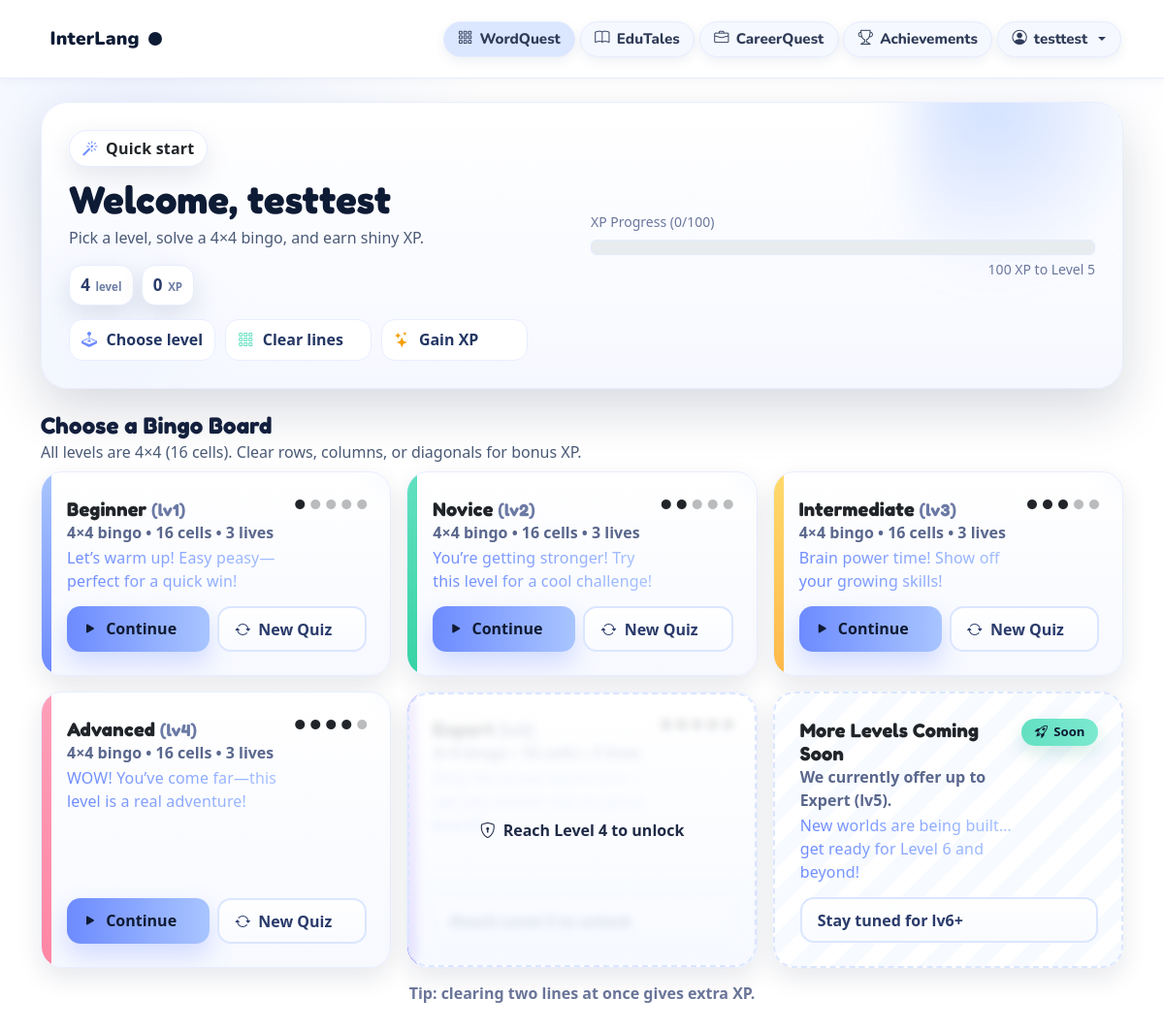
The page /home (signed in) on the database its author committed.
### tables this page shows
CREATE TABLE users (
            id INTEGER PRIMARY KEY AUTOINCREMENT,
            username TEXT UNIQUE NOT NULL,
            level INTEGER NOT NULL DEFAULT 1
        , xp INTEGER DEFAULT 0, title_code TEXT, password_hash TEXT, user_xp INTEGER DEFAULT 0, user_level INTEGER DEFAULT 1, age INTEGER, grade TEXT, gender TEXT);

### app.py (the view, shortened to what this page needs)
@app.route("/home")
def home():
    if "username" not in session:
        return redirect(url_for("login"))
    username = session["username"]
    db = get_db()
    row = db.execute("SELECT level, xp, title_code FROM users WHERE username = ?", (username,)).fetchone()
    if not row:
        db.execute("INSERT INTO users(username, level, xp) VALUES(?, ?, ?)", (username, 1, 0))
        db.commit()
        user_level, user_xp, title_code = 1, 0, None
    else:
        user_level, user_xp, title_code = row["level"], row["xp"], row["title_code"]
    title_info = TITLES.get(title_code or "", DEFAULT_TITLE)
    display_title = title_info["title"]
    title_icon = title_info["icon"]
    earned_count = db.execute(
        "SELECT COUNT(*) AS c FROM user_achievements WHERE username=?",
        (username,)
    ).fetchone()["c"]
    return render_template(
        "home.html",
        username=username,
        user_level=user_level,
        user_xp=user_xp,
        display_title=display_title,
        title_icon=title_icon,
        achievements_earned=earned_count,
    )

### app.py (called while the page is built)
def get_db():
    if "db" not in g:
        g.db = sqlite3.connect(
            DB_PATH,
            timeout=30,
            check_same_thread=False
        )
        g.db.row_factory = sqlite3.Row
        g.db.execute("PRAGMA busy_timeout = 30000;")
        g.db.execute("PRAGMA journal_mode = WAL;")
        g.db.execute("PRAGMA synchronous = NORMAL;")
        g.db.execute("PRAGMA foreign_keys = ON;")
    return g.db

### templates/home.html (shortened to what this page needs)
<!DOCTYPE html>
<html lang="en">
<head>
</head>
<body>
  {% include 'nav.html' %}
  <main class="container py-4 pb-5">
    <section class="hero mb-4">
      <span class="blob b1"></span>
      <span class="blob b2"></span>
      <div class="d-flex flex-column flex-md-row align-items-md-center justify-content-between">
        <div class="pe-md-4">
          <span class="tag"><i class="bi bi-magic" aria-hidden="true"></i> Quick start</span>
          <h1 class="h-title">Welcome, {{ username }}</h1>
          <p class="h-sub">Pick a level, solve a 4×4 bingo, and earn shiny XP.</p>
          <div class="kpis" role="group" aria-label="User KPIs">
            <span class="kpi"><b>{{ user_level|default(1) }}</b><small>level</small></span>
            <span class="kpi"><b>{{ (user_xp|default(0)) % 100 }}</b><small>XP</small></span>
          </div>
          <div class="how" aria-label="How it works">
            <div class="step"><i class="bi bi-joystick"></i> Choose level</div>
            <div class="step"><i class="bi bi-grid-3x3-gap"></i> Clear lines</div>
            <div class="step"><i class="bi bi-stars"></i> Gain XP</div>
          </div>
        </div>
        <div class="mt-4 mt-md-0 w-100" style="max-width:520px;">
          {% set current_xp = (user_xp|default(0)) % 100 %}
          {% if (user_level|default(1)) < 5 %}
            <div class="small mb-2" style="color:#6a779d">XP Progress ({{ current_xp }}/100)</div>
            <div class="progress" aria-label="XP Progress">
            </div>
            <div class="small mt-1 text-end" style="color:#6a779d">{{ 100 - current_xp }} XP to Level {{ (user_level|default(1)) + 1 }}</div>
          {% else %}
            <div class="small mb-1" style="color:#6a779d">Max Level Reached</div>
            <div class="h5 mb-0" style="color:#16a34a; font-weight:900">Expert</div>
          {% endif %}
        </div>
      </div>
    </section>
    <header class="mb-2">
      <h2 class="s-title">Choose a Bingo Board</h2>
      <div class="s-sub">All levels are 4×4 (16 cells). Clear rows, columns, or diagonals for bonus XP.</div>
    </header>
    <section class="row g-3">
      {% for lvl in range(1,6) %}
        {% set locked = (lvl > (user_level|default(1))) %}
        <div class="col-12 col-sm-6 col-lg-4">
          <article class="pack">
            <span class="spine lv{{ lvl }}"></span>
            <div class="p-body">
              <div class="d-flex align-items-start justify-content-between">
                <div>
                  <h3 class="p-title">
                    {% if lvl == 1 %}Beginner{% endif %}
                    {% if lvl == 2 %}Novice{% endif %}
                    {% if lvl == 3 %}Intermediate{% endif %}
                    {% if lvl == 4 %}Advanced{% endif %}
                    {% if lvl == 5 %}Expert{% endif %}
                    <small>(lv{{ lvl }})</small>
                  </h3>
                  <div class="p-sub">4×4 bingo • 16 cells • 3 lives</div>
                  {% if lvl == 1 %}<p class="p-cheer">Let’s warm up! Easy peasy—perfect for a quick win!</p>{% endif %}
                  {% if lvl == 2 %}<p class="p-cheer">You’re getting stronger! Try this level for a cool challenge!</p>{% endif %}
                  {% if lvl == 3 %}<p class="p-cheer">Brain power time! Show off your growing skills!</p>{% endif %}
                  {% if lvl == 4 %}<p class="p-cheer">WOW! You’ve come far—this level is a real adventure!</p>{% endif %}
                  {% if lvl == 5 %}<p class="p-cheer">Only the brave reach here—can you master the toughest board?</p>{% endif %}
                </div>
                <div class="dots" aria-label="Difficulty">
                  <i class="bi bi-circle-fill {% if lvl>=1 %}on{% endif %}"></i>
                  <i class="bi bi-circle-fill {% if lvl>=2 %}on{% endif %}"></i>
                  <i class="bi bi-circle-fill {% if lvl>=3 %}on{% endif %}"></i>
                  <i class="bi bi-circle-fill {% if lvl>=4 %}on{% endif %}"></i>
                  <i class="bi bi-circle-fill {% if lvl>=5 %}on{% endif %}"></i>
                </div>
              </div>
              <div class="mt-auto d-grid d-sm-flex gap-2">
                {% if locked %}
                  <a class="btn-ghost w-100 disabled" aria-disabled="true">Reach Level {{ lvl }} to unlock</a>
                {% else %}
                  <a class="btn-go start-quiz-btn flex-fill" href="{{ url_for('start_quiz', level=lvl) }}" data-level="{{ lvl }}" role="button" aria-label="Continue Level {{ lvl }}">
                    <i class="bi bi-play-fill me-1" aria-hidden="true"></i> Continue
                  </a>
                  <a class="btn-ghost new-quiz-btn flex-fill" href="{{ url_for('start_quiz', level=lvl) }}?new=1" data-level="{{ lvl }}" role="button" aria-label="Start new quiz for Level {{ lvl }}">
                    <i class="bi bi-arrow-repeat me-1" aria-hidden="true"></i> New Quiz
                  </a>
                {% endif %}
              </div>
            </div>
            {% if locked %}
              <div class="lock" aria-hidden="true"><i class="bi bi-shield-lock me-2"></i> Reach Level {{ (lvl-1) if lvl>1 else 1 }} to unlock</div>
            {% endif %}
          </article>
        </div>
      {% endfor %}
      <div class="col-12 col-sm-6 col-lg-4">
        <article class="pack pack-soon">
          <div class="p-body">
            <div class="d-flex align-items-start justify-content-between">
              <div>
                <h3 class="p-title">More Levels Coming Soon</h3>
                <div class="p-sub">We currently offer up to Expert (lv5).</div>
                <p class="p-cheer">New worlds are being built… get ready for Level 6 and beyond!</p>
              </div>
              <span class="soon-badge"><i class="bi bi-rocket-takeoff"></i> Soon</span>
            </div>
            <div class="mt-auto d-grid">
              <a class="btn-ghost w-100 disabled" aria-disabled="true">Stay tuned for lv6+</a>
            </div>
          </div>
        </article>
      </div>
    </section>
    <p class="foot-tip">Tip: clearing two lines at once gives extra XP.</p>
  </main>
</body>
</html>

### templates/nav.html (shortened to what this page needs)
  <link href="https://cdn.jsdelivr.net/npm/bootstrap@5.3.3/dist/css/bootstrap.min.css" rel="stylesheet"/>
  <link href="https://cdn.jsdelivr.net/npm/bootstrap-icons@1.11.3/font/bootstrap-icons.css" rel="stylesheet"/>
<nav class="navbar et-nav navbar-expand-md" role="navigation" aria-label="Main">
  {% set ep = (request.endpoint or '') %}
  {% set boards_active  = ep in ('home','start_quiz','submit_quiz_instance') %}
  {% set stories_active = ep in ('stories','read_story') %}
  {% set career_active  = ep in ('career','career_view','career_overview','career_latest') %}
  {% set profile_active = ep == 'profile' %}
  {% set ach_active     = ep == 'achievements' %}
  <div class="container d-flex align-items-center justify-content-between">
    <a class="et-brand navbar-brand" href="{{ url_for('index') }}">
      <span>InterLang</span><span class="mark" aria-hidden="true"></span>
    </a>
    <div class="collapse navbar-collapse justify-content-end" id="navMenu">
      <ul class="navbar-nav">
        <li class="nav-item">
          <a class="nav-link {% if boards_active %}active{% endif %}" href="{{ url_for('home') }}">
             <i class="bi bi-grid-3x3-gap" aria-hidden="true"></i> <span>WordQuest</span>
          </a>
        </li>
        <li class="nav-item">
          <a class="nav-link {% if stories_active %}active{% endif %}" href="{{ url_for('stories') }}">
             <i class="bi bi-book" aria-hidden="true"></i> <span>EduTales</span>
          </a>
        </li>
        <li class="nav-item">
          {% if session.get('username') %}
            <a class="nav-link {% if career_active %}active{% endif %}" href="{{ url_for('career_latest') }}">
               <i class="bi bi-briefcase" aria-hidden="true"></i> <span>CareerQuest</span>
            </a>
          {% else %}
            <a class="nav-link {% if career_active %}active{% endif %}" href="{{ url_for('career') }}">
               <i class="bi bi-briefcase" aria-hidden="true"></i> <span>CareerQuest</span>
            </a>
          {% endif %}
        </li>
        <li class="nav-item">
          <a class="nav-link {% if ach_active %}active{% endif %}" href="{{ url_for('achievements') }}">
             <i class="bi bi-trophy" aria-hidden="true"></i> <span>Achievements</span>
          </a>
        </li>
        {% if session.get('username') %}
        <li class="nav-item dropdown">
          <a class="nav-link dropdown-toggle {% if profile_active %}active{% endif %}" href="#" id="profileMenu" data-bs-toggle="dropdown" aria-expanded="false">
            <i class="bi bi-person-circle" aria-hidden="true"></i> <span>{{ session.get('username') }}</span>
          </a>
        </li>
        {% endif %}
      </ul>
    </div>
  </div>
</nav>

### templates/nav.html (style rules this page uses)
:root { --ink:#0e1b35; --muted:#4b5a77; --pill:#f5f8ff; --pill-hover:#e9f1ff; --active:#dbe6ff; --shadow:0 4px 12px rgba(40,60,120,.08); }
.et-nav { position:sticky; top:0; z-index:10000; background:#ffffff; border-bottom:1px solid #e6ecff; box-shadow:0 2px 10px rgba(13,31,64,.04); font-family: Nunito, system-ui, -apple-system, Segoe UI, Roboto, Helvetica, Arial, sans-serif; font-size: 16px; line-height: 1.25; }
.et-nav .container { min-height:64px; }
.et-brand { font-weight:900; letter-spacing:.2px; text-decoration:none; color:var(--ink)!important; display:inline-flex; align-items:center; gap:.6rem; padding:.35rem .6rem; font-size:1.2rem; }
.et-brand .mark { width:14px; height:14px; border-radius:999px; background:var(--ink); }
.et-nav .navbar-nav .nav-link { font-family: Nunito, system-ui; font-weight:800; font-size:.95rem; color:#2f3b57 !important; padding:.5rem .9rem; margin:.15rem; border-radius:999px; background:var(--pill); border:1px solid #e6ecff; box-shadow:var(--shadow); display:flex; align-items:center; gap:.45rem; transition: background .15s ease, transform .15s ease; }
.et-nav .navbar-nav .nav-link.active { background:var(--active); color:var(--ink); }

### rows shown on the page
users: get "testtest", username "testtest", (user_xp|default(0))%100 "0"

### other values the page prints
{{ user_level|default(1) }} "4"
{{ current_xp }} "0"
{{ 100 - current_xp }} "100"
{{ (user_level|default(1)) + 1 }} "5"
{{ lvl }} "1" "2" "3" "4"
{{ (lvl-1) if lvl>1 else 1 }} "4"
